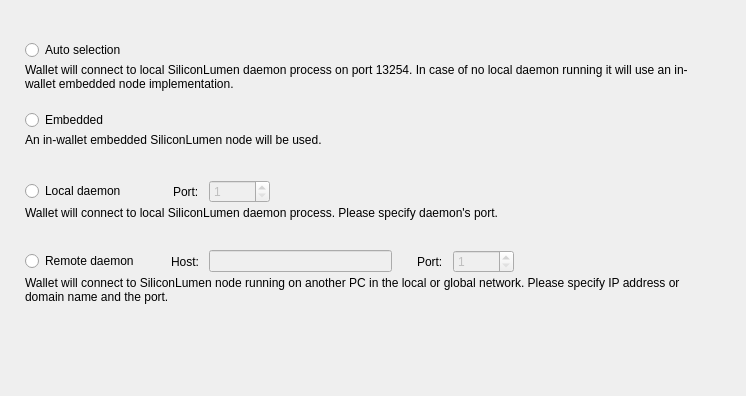
<?xml version="1.0" encoding="UTF-8"?>
<ui version="4.0">
 <class>ConnectionOptionsFrame</class>
 <widget class="QFrame" name="ConnectionOptionsFrame">
  <property name="geometry">
   <rect>
    <x>0</x>
    <y>0</y>
    <width>746</width>
    <height>396</height>
   </rect>
  </property>
  <property name="windowTitle">
   <string>Frame</string>
  </property>
  <property name="frameShape">
   <enum>QFrame::NoFrame</enum>
  </property>
  <property name="frameShadow">
   <enum>QFrame::Raised</enum>
  </property>
  <layout class="QVBoxLayout" name="verticalLayout_5">
   <property name="spacing">
    <number>0</number>
   </property>
   <property name="leftMargin">
    <number>25</number>
   </property>
   <property name="topMargin">
    <number>40</number>
   </property>
   <property name="rightMargin">
    <number>49</number>
   </property>
   <item>
    <widget class="QWidget" name="widget" native="true">
     <property name="sizePolicy">
      <sizepolicy hsizetype="Preferred" vsizetype="Fixed">
       <horstretch>0</horstretch>
       <verstretch>0</verstretch>
      </sizepolicy>
     </property>
     <property name="minimumSize">
      <size>
       <width>0</width>
       <height>70</height>
      </size>
     </property>
     <property name="maximumSize">
      <size>
       <width>16777215</width>
       <height>70</height>
      </size>
     </property>
     <layout class="QVBoxLayout" name="verticalLayout" stretch="0,1">
      <property name="spacing">
       <number>3</number>
      </property>
      <property name="leftMargin">
       <number>0</number>
      </property>
      <property name="topMargin">
       <number>0</number>
      </property>
      <property name="rightMargin">
       <number>0</number>
      </property>
      <property name="bottomMargin">
       <number>0</number>
      </property>
      <item>
       <widget class="QRadioButton" name="m_autoRadio">
        <property name="text">
         <string>Auto selection</string>
        </property>
        <attribute name="buttonGroup">
         <string notr="true">m_connectionButtonGroup</string>
        </attribute>
       </widget>
      </item>
      <item alignment="Qt::AlignTop">
       <widget class="WalletGui::WalletSmallGrayTextLabel" name="m_autoHelperLabel">
        <property name="text">
         <string>Wallet will connect to local SiliconLumen daemon process on port 13254. In case of no local daemon running it will use an in-wallet embedded node implementation.</string>
        </property>
        <property name="alignment">
         <set>Qt::AlignLeading|Qt::AlignLeft|Qt::AlignTop</set>
        </property>
        <property name="wordWrap">
         <bool>true</bool>
        </property>
        <property name="indent">
         <number>0</number>
        </property>
       </widget>
      </item>
     </layout>
    </widget>
   </item>
   <item>
    <widget class="QWidget" name="widget_2" native="true">
     <property name="sizePolicy">
      <sizepolicy hsizetype="Preferred" vsizetype="Fixed">
       <horstretch>0</horstretch>
       <verstretch>0</verstretch>
      </sizepolicy>
     </property>
     <property name="minimumSize">
      <size>
       <width>0</width>
       <height>70</height>
      </size>
     </property>
     <property name="maximumSize">
      <size>
       <width>16777215</width>
       <height>70</height>
      </size>
     </property>
     <layout class="QVBoxLayout" name="verticalLayout_2" stretch="0,1">
      <property name="spacing">
       <number>3</number>
      </property>
      <property name="leftMargin">
       <number>0</number>
      </property>
      <property name="topMargin">
       <number>0</number>
      </property>
      <property name="rightMargin">
       <number>0</number>
      </property>
      <property name="bottomMargin">
       <number>0</number>
      </property>
      <item>
       <widget class="QRadioButton" name="m_embeddedRadio">
        <property name="text">
         <string>Embedded</string>
        </property>
        <attribute name="buttonGroup">
         <string notr="true">m_connectionButtonGroup</string>
        </attribute>
       </widget>
      </item>
      <item alignment="Qt::AlignTop">
       <widget class="WalletGui::WalletSmallGrayTextLabel" name="m_embeddedHelperLabel">
        <property name="text">
         <string>An in-wallet embedded SiliconLumen node will be used.</string>
        </property>
        <property name="alignment">
         <set>Qt::AlignLeading|Qt::AlignLeft|Qt::AlignTop</set>
        </property>
        <property name="wordWrap">
         <bool>true</bool>
        </property>
        <property name="indent">
         <number>0</number>
        </property>
       </widget>
      </item>
     </layout>
    </widget>
   </item>
   <item>
    <widget class="QWidget" name="widget_3" native="true">
     <property name="sizePolicy">
      <sizepolicy hsizetype="Preferred" vsizetype="Fixed">
       <horstretch>0</horstretch>
       <verstretch>0</verstretch>
      </sizepolicy>
     </property>
     <property name="minimumSize">
      <size>
       <width>0</width>
       <height>70</height>
      </size>
     </property>
     <property name="maximumSize">
      <size>
       <width>16777215</width>
       <height>70</height>
      </size>
     </property>
     <layout class="QVBoxLayout" name="verticalLayout_3" stretch="0,1">
      <property name="spacing">
       <number>3</number>
      </property>
      <property name="leftMargin">
       <number>0</number>
      </property>
      <property name="topMargin">
       <number>0</number>
      </property>
      <property name="rightMargin">
       <number>0</number>
      </property>
      <property name="bottomMargin">
       <number>0</number>
      </property>
      <item>
       <layout class="QHBoxLayout" name="horizontalLayout">
        <property name="spacing">
         <number>10</number>
        </property>
        <item>
         <widget class="QRadioButton" name="m_localRadio">
          <property name="text">
           <string>Local daemon</string>
          </property>
          <attribute name="buttonGroup">
           <string notr="true">m_connectionButtonGroup</string>
          </attribute>
         </widget>
        </item>
        <item>
         <spacer name="horizontalSpacer">
          <property name="orientation">
           <enum>Qt::Horizontal</enum>
          </property>
          <property name="sizeType">
           <enum>QSizePolicy::Fixed</enum>
          </property>
          <property name="sizeHint" stdset="0">
           <size>
            <width>37</width>
            <height>20</height>
           </size>
          </property>
         </spacer>
        </item>
        <item>
         <widget class="QLabel" name="label">
          <property name="text">
           <string>Port:</string>
          </property>
         </widget>
        </item>
        <item alignment="Qt::AlignVCenter">
         <widget class="QSpinBox" name="m_localPortSpin">
          <property name="enabled">
           <bool>false</bool>
          </property>
          <property name="minimum">
           <number>1</number>
          </property>
          <property name="maximum">
           <number>65535</number>
          </property>
          <property name="value">
           <number>1</number>
          </property>
         </widget>
        </item>
        <item>
         <spacer name="horizontalSpacer_2">
          <property name="orientation">
           <enum>Qt::Horizontal</enum>
          </property>
          <property name="sizeHint" stdset="0">
           <size>
            <width>40</width>
            <height>20</height>
           </size>
          </property>
         </spacer>
        </item>
       </layout>
      </item>
      <item alignment="Qt::AlignTop">
       <widget class="WalletGui::WalletSmallGrayTextLabel" name="m_localHelperLabel">
        <property name="text">
         <string>Wallet will connect to local SiliconLumen daemon process. Please specify daemon's port.</string>
        </property>
        <property name="alignment">
         <set>Qt::AlignLeading|Qt::AlignLeft|Qt::AlignTop</set>
        </property>
        <property name="wordWrap">
         <bool>true</bool>
        </property>
        <property name="indent">
         <number>0</number>
        </property>
       </widget>
      </item>
     </layout>
    </widget>
   </item>
   <item>
    <widget class="QWidget" name="widget_4" native="true">
     <property name="sizePolicy">
      <sizepolicy hsizetype="Preferred" vsizetype="Fixed">
       <horstretch>0</horstretch>
       <verstretch>0</verstretch>
      </sizepolicy>
     </property>
     <property name="minimumSize">
      <size>
       <width>0</width>
       <height>70</height>
      </size>
     </property>
     <property name="maximumSize">
      <size>
       <width>16777215</width>
       <height>70</height>
      </size>
     </property>
     <layout class="QVBoxLayout" name="verticalLayout_4" stretch="0,1">
      <property name="spacing">
       <number>3</number>
      </property>
      <property name="leftMargin">
       <number>0</number>
      </property>
      <property name="topMargin">
       <number>0</number>
      </property>
      <property name="rightMargin">
       <number>0</number>
      </property>
      <property name="bottomMargin">
       <number>0</number>
      </property>
      <item>
       <layout class="QHBoxLayout" name="horizontalLayout_2">
        <property name="spacing">
         <number>10</number>
        </property>
        <item>
         <widget class="QRadioButton" name="m_remoteRadio">
          <property name="text">
           <string>Remote daemon</string>
          </property>
          <attribute name="buttonGroup">
           <string notr="true">m_connectionButtonGroup</string>
          </attribute>
         </widget>
        </item>
        <item>
         <spacer name="horizontalSpacer_3">
          <property name="orientation">
           <enum>Qt::Horizontal</enum>
          </property>
          <property name="sizeType">
           <enum>QSizePolicy::Fixed</enum>
          </property>
          <property name="sizeHint" stdset="0">
           <size>
            <width>22</width>
            <height>20</height>
           </size>
          </property>
         </spacer>
        </item>
        <item>
         <widget class="QLabel" name="label_2">
          <property name="text">
           <string>Host:</string>
          </property>
         </widget>
        </item>
        <item>
         <widget class="QLineEdit" name="m_remoteHostEdit">
          <property name="enabled">
           <bool>false</bool>
          </property>
         </widget>
        </item>
        <item>
         <spacer name="horizontalSpacer_5">
          <property name="orientation">
           <enum>Qt::Horizontal</enum>
          </property>
          <property name="sizeType">
           <enum>QSizePolicy::Fixed</enum>
          </property>
          <property name="sizeHint" stdset="0">
           <size>
            <width>15</width>
            <height>20</height>
           </size>
          </property>
         </spacer>
        </item>
        <item>
         <widget class="QLabel" name="label_3">
          <property name="text">
           <string>Port:</string>
          </property>
         </widget>
        </item>
        <item alignment="Qt::AlignVCenter">
         <widget class="QSpinBox" name="m_remotePortSpin">
          <property name="enabled">
           <bool>false</bool>
          </property>
          <property name="minimum">
           <number>1</number>
          </property>
          <property name="maximum">
           <number>65535</number>
          </property>
          <property name="value">
           <number>1</number>
          </property>
         </widget>
        </item>
        <item>
         <spacer name="horizontalSpacer_4">
          <property name="orientation">
           <enum>Qt::Horizontal</enum>
          </property>
          <property name="sizeHint" stdset="0">
           <size>
            <width>40</width>
            <height>20</height>
           </size>
          </property>
         </spacer>
        </item>
       </layout>
      </item>
      <item alignment="Qt::AlignTop">
       <widget class="WalletGui::WalletSmallGrayTextLabel" name="m_remoteHelperLabel">
        <property name="text">
         <string>Wallet will connect to SiliconLumen node running on another PC in the local or global network. Please specify IP address or domain name and the port.</string>
        </property>
        <property name="alignment">
         <set>Qt::AlignLeading|Qt::AlignLeft|Qt::AlignTop</set>
        </property>
        <property name="wordWrap">
         <bool>true</bool>
        </property>
        <property name="indent">
         <number>0</number>
        </property>
       </widget>
      </item>
     </layout>
    </widget>
   </item>
   <item>
    <spacer name="verticalSpacer">
     <property name="orientation">
      <enum>Qt::Vertical</enum>
     </property>
     <property name="sizeHint" stdset="0">
      <size>
       <width>665</width>
       <height>61</height>
      </size>
     </property>
    </spacer>
   </item>
  </layout>
 </widget>
 <customwidgets>
  <customwidget>
   <class>WalletGui::WalletSmallGrayTextLabel</class>
   <extends>QLabel</extends>
   <header>Gui/Common/WalletTextLabel.h</header>
  </customwidget>
 </customwidgets>
 <resources/>
 <connections>
  <connection>
   <sender>m_remoteHostEdit</sender>
   <signal>textChanged(QString)</signal>
   <receiver>ConnectionOptionsFrame</receiver>
   <slot>remoteHostNameChanged(QString)</slot>
   <hints>
    <hint type="sourcelabel">
     <x>390</x>
     <y>319</y>
    </hint>
    <hint type="destinationlabel">
     <x>372</x>
     <y>197</y>
    </hint>
   </hints>
  </connection>
  <connection>
   <sender>m_connectionButtonGroup</sender>
   <signal>buttonClicked(int)</signal>
   <receiver>ConnectionOptionsFrame</receiver>
   <slot>connectionButtonClicked(int)</slot>
   <hints>
    <hint type="sourcelabel">
     <x>-1</x>
     <y>-1</y>
    </hint>
    <hint type="destinationlabel">
     <x>372</x>
     <y>197</y>
    </hint>
   </hints>
  </connection>
  <connection>
   <sender>m_remoteRadio</sender>
   <signal>toggled(bool)</signal>
   <receiver>m_remoteHostEdit</receiver>
   <slot>setEnabled(bool)</slot>
   <hints>
    <hint type="sourcelabel">
     <x>88</x>
     <y>264</y>
    </hint>
    <hint type="destinationlabel">
     <x>312</x>
     <y>263</y>
    </hint>
   </hints>
  </connection>
  <connection>
   <sender>m_remoteRadio</sender>
   <signal>toggled(bool)</signal>
   <receiver>m_remotePortSpin</receiver>
   <slot>setEnabled(bool)</slot>
   <hints>
    <hint type="sourcelabel">
     <x>88</x>
     <y>264</y>
    </hint>
    <hint type="destinationlabel">
     <x>498</x>
     <y>263</y>
    </hint>
   </hints>
  </connection>
  <connection>
   <sender>m_localRadio</sender>
   <signal>toggled(bool)</signal>
   <receiver>m_localPortSpin</receiver>
   <slot>setEnabled(bool)</slot>
   <hints>
    <hint type="sourcelabel">
     <x>81</x>
     <y>194</y>
    </hint>
    <hint type="destinationlabel">
     <x>270</x>
     <y>193</y>
    </hint>
   </hints>
  </connection>
 </connections>
 <slots>
  <slot>remoteHostNameChanged(QString)</slot>
  <slot>connectionButtonClicked(int)</slot>
 </slots>
 <buttongroups>
  <buttongroup name="m_connectionButtonGroup"/>
 </buttongroups>
</ui>
